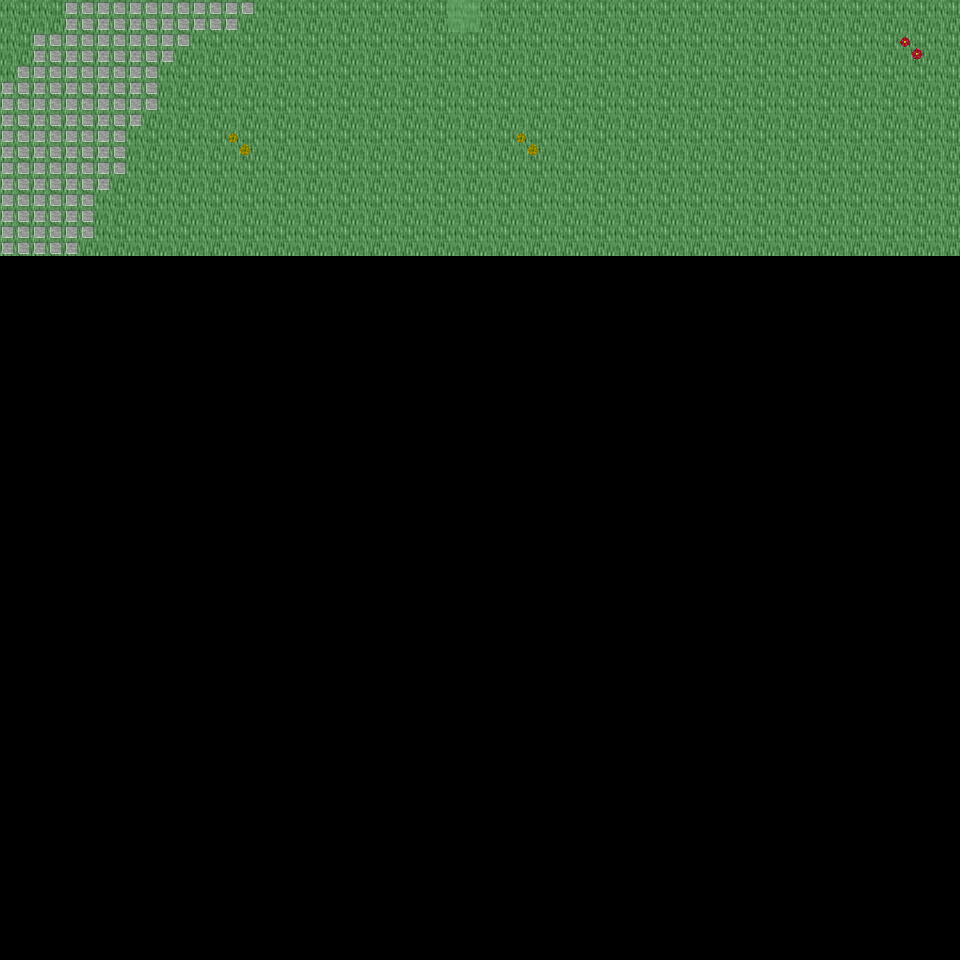

This game map was drawn from its Tiled (.tmx) file and the tilesets committed beside it. A one-line description and the trimmed map source follow:
An orthogonal 30x30 tile map with 32x32 px tiles, 6 tile layers (Ground, Object, Object2, Above, ...), 29 tilesets and 4 objects (4x mapExit).

<map version="1.0" orientation="orthogonal" renderorder="right-down" width="30" height="30" tilewidth="32" tileheight="32" nextobjectid="5">
  <tileset firstgid="1" name="tileset_ground_ground" tilewidth="32" tileheight="32" tilecount="33" columns="3">
    <image source="../drawable/tileset_ground_ground.png" width="96" height="352" />
  </tileset>
  <tileset firstgid="34" name="tileset_ground_water_pool" tilewidth="32" tileheight="32" tilecount="72" columns="3">
    <image source="../drawable/tileset_ground_water_pool.png" width="96" height="768" />
  </tileset>
  <tileset firstgid="106" name="tileset_ground_earth_edges" tilewidth="32" tileheight="32" tilecount="18" columns="6">
    <image source="../drawable/tileset_ground_earth_edges.png" width="192" height="96" />
  </tileset>
  <tileset firstgid="124" name="tileset_ground_grass_edges" tilewidth="32" tileheight="32" tilecount="36" columns="12">
    <image source="../drawable/tileset_ground_grass_edges.png" width="384" height="96" />
  </tileset>
  <tileset firstgid="160" name="tileset_ground_grass_corners" tilewidth="32" tileheight="32" tilecount="24" columns="6">
    <image source="../drawable/tileset_ground_grass_corners.png" width="192" height="128" />
  </tileset>
  <tileset firstgid="184" name="tileset_ground_water_pool_corners" tilewidth="32" tileheight="32" tilecount="72" columns="3">
    <image source="../drawable/tileset_ground_water_pool_corners.png" width="96" height="768" />
  </tileset>
  <tileset firstgid="256" name="tileset_furniture_carpet_carpets" tilewidth="32" tileheight="32" tilecount="8" columns="4">
    <image source="../drawable/tileset_furniture_carpet_carpets.png" width="128" height="64" />
  </tileset>
  <tileset firstgid="264" name="tileset_ground_ridge_earth_dark" tilewidth="32" tileheight="32" tilecount="96" columns="12">
    <image source="../drawable/tileset_ground_ridge_earth_dark.png" width="384" height="256" />
  </tileset>
  <tileset firstgid="360" name="tileset_ground_ridge_earth_pale" tilewidth="32" tileheight="32" tilecount="96" columns="12">
    <image source="../drawable/tileset_ground_ridge_earth_pale.png" width="384" height="256" />
  </tileset>
  <tileset firstgid="456" name="tileset_plant_grasses" tilewidth="32" tileheight="32" tilecount="6" columns="3">
    <image source="../drawable/tileset_plant_grasses.png" width="96" height="64" />
  </tileset>
  <tileset firstgid="462" name="tileset_plant_flower_daisy_red" tilewidth="32" tileheight="32" tilecount="8" columns="2">
    <image source="../drawable/tileset_plant_flower_daisy_red.png" width="64" height="128" />
  </tileset>
  <tileset firstgid="470" name="tileset_plant_flower_daisy_blue" tilewidth="32" tileheight="32" tilecount="8" columns="2">
    <image source="../drawable/tileset_plant_flower_daisy_blue.png" width="64" height="128" />
  </tileset>
  <tileset firstgid="478" name="tileset_plant_flower_daisy_yellow" tilewidth="32" tileheight="32" tilecount="8" columns="2">
    <image source="../drawable/tileset_plant_flower_daisy_yellow.png" width="64" height="128" />
  </tileset>
  <tileset firstgid="486" name="tileset_plant_bush_bushes" tilewidth="32" tileheight="32" tilecount="10" columns="5">
    <image source="../drawable/tileset_plant_bush_bushes.png" width="160" height="64" />
  </tileset>
  <tileset firstgid="496" name="tileset_furniture_table_long_side_on_pale" tilewidth="32" tileheight="32" tilecount="3" columns="3">
    <image source="../drawable/tileset_furniture_table_long_side_on_pale.png" width="96" height="32" />
  </tileset>
  <tileset firstgid="499" name="tileset_plant_stump_small_stump" tilewidth="32" tileheight="32" tilecount="4" columns="2">
    <image source="../drawable/tileset_plant_stump_small_stump.png" width="64" height="64" />
  </tileset>
  <tileset firstgid="503" name="tileset_ground_rock_rocks_2" tilewidth="32" tileheight="32" tilecount="4" columns="2">
    <image source="../drawable/tileset_ground_rock_rocks_2.png" width="64" height="64" />
  </tileset>
  <tileset firstgid="507" name="tileset_ground_ladder_vertical_dark" tilewidth="32" tileheight="32" tilecount="3" columns="3">
    <image source="../drawable/tileset_ground_ladder_vertical_dark.png" width="96" height="32" />
  </tileset>
  <tileset firstgid="510" name="tileset_item_statue_green_stone" tilewidth="32" tileheight="32" tilecount="12" columns="4">
    <image source="../drawable/tileset_item_statue_green_stone.png" width="128" height="96" />
  </tileset>
  <tileset firstgid="522" name="tileset_logic_creature_gnome" tilewidth="32" tileheight="32" tilecount="6" columns="6">
    <image source="../drawable/tileset_logic_creature_gnome.png" width="192" height="32" />
  </tileset>
  <tileset firstgid="528" name="tileset_logic_creature_animal" tilewidth="32" tileheight="32" tilecount="32" columns="8">
    <image source="../drawable/tileset_logic_creature_animal.png" width="256" height="128" />
  </tileset>
  <tileset firstgid="560" name="tileset_logic_collision" tilewidth="32" tileheight="32" tilecount="1" columns="1">
    <image source="../drawable/tileset_logic_collision.png" width="32" height="32" />
  </tileset>
  <tileset firstgid="561" name="tileset_furniture_table_long_front_on_pale" tilewidth="32" tileheight="32" tilecount="3" columns="1">
    <image source="../drawable/tileset_furniture_table_long_front_on_pale.png" width="32" height="96" />
  </tileset>
  <tileset firstgid="564" name="tileset_furniture_light_flames" tilewidth="32" tileheight="32" tilecount="6" columns="6">
    <image source="../drawable/tileset_furniture_light_flames.png" width="192" height="32" />
  </tileset>
  <tileset firstgid="570" name="tileset_ground_green_paving" tilewidth="32" tileheight="32" tilecount="18" columns="3">
    <image source="../drawable/tileset_ground_green_paving.png" width="96" height="192" />
  </tileset>
  <tileset firstgid="588" name="tileset_logic_protection" tilewidth="32" tileheight="32" tilecount="2" columns="2">
    <image source="../drawable/tileset_logic_protection.png" width="64" height="32" />
  </tileset>
  <tileset firstgid="590" name="tileset_building_castle" tilewidth="32" tileheight="32" tilecount="320" columns="20">
    <image source="../drawable/tileset_building_castle.png" width="640" height="512" />
  </tileset>
  <tileset firstgid="910" name="tileset_light_yellow_light_5x5" tilewidth="32" tileheight="32" tilecount="25" columns="5">
    <image source="../drawable/tileset_light_yellow_light_5x5.png" width="160" height="160" />
  </tileset>
  <tileset firstgid="935" name="tileset_logic_creature_human_risecia" tilewidth="32" tileheight="32" tilecount="4" columns="4">
    <image source="../drawable/tileset_logic_creature_human_risecia.png" width="128" height="32" />
  </tileset>
  <layer name="Ground" width="30" height="30">
    <data>[900 cells, 240 non-empty, 1 distinct tile ids]</data>
  </layer>
  <layer name="Object" width="30" height="30">
    <data>[900 cells, 35 non-empty, 3 distinct tile ids]</data>
  </layer>
  <layer name="Object2" width="30" height="30">
    <data>[900 cells, 4 non-empty, 3 distinct tile ids]</data>
  </layer>
  <layer name="Above" width="30" height="30">
    <data>[900 cells, 0 non-empty, 0 distinct tile ids]</data>
  </layer>
  <layer name="Above2" width="30" height="30">
    <data>[900 cells, 0 non-empty, 0 distinct tile ids]</data>
  </layer>
  <layer name="Walkable" width="30" height="30">
    <data>[900 cells, 1 non-empty, 1 distinct tile ids]</data>
  </layer>
  <objectgroup name="MapEvents">
    <object id="1" name="north" type="mapExit" x="0" y="0" width="448" height="32">
      <properties>
        <property name="map" value="level_0_x69_y96" />
        <property name="x" value="0" />
        <property name="y" value="28" />
      </properties>
    </object>
    </objectgroup>
</map>
<!-- 3 of 4 objects omitted -->
